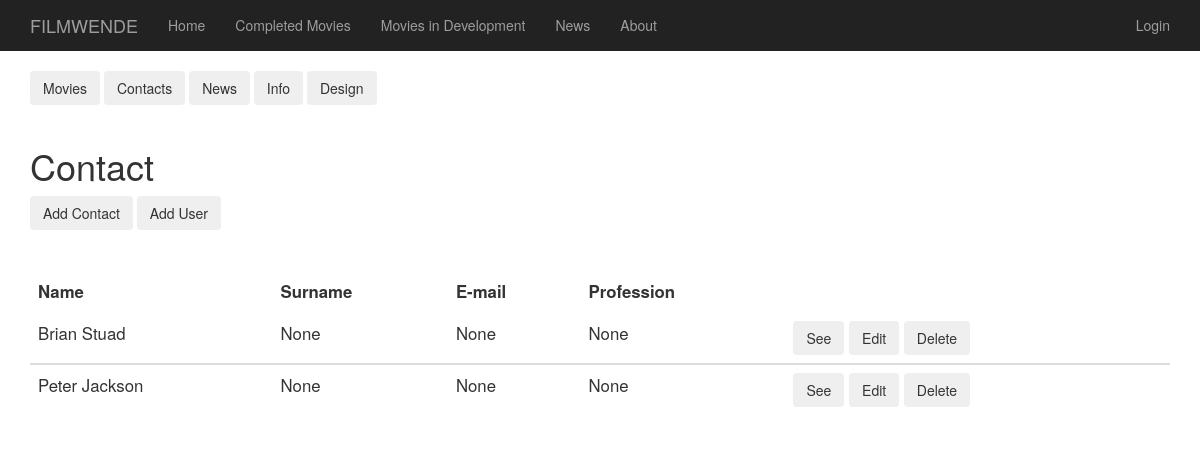
The page /dashboard_contacts on the database its author committed.
### app/models.py (models this page shows, shortened)
class Contact(db.Model):
    __tablename__ = "contacts"
    id = db.Column(db.Integer, primary_key = True)
    name = db.Column(db.String(32))
    surname = db.Column(db.String(32))
    email = db.Column(db.String(120))
    profession = db.Column(db.String(120))

### app/routes.py (the view)
@app.route ('/dashboard_contacts')
def dashboard_contacts():
    contacts = Contact.query.all()
    return render_template('dashboard_contacts.html',contacts=contacts)

### app/templates/dashboard_contacts.html
{% extends "base2.html" %}
{% block content %}
  <div class="container">
  {% include '_dashboard.html' %}
  <div class="col"><hr></div>
  <h1>Contact</h1>
  <button type="button" class="btn btn-outline-secondary" onclick ="window.location = '/edit_contact';"> Add Contact</button>
  <button type="button" class="btn btn-outline-secondary" onclick ="window.location = '/register';"> Add User</button>
  <div class="col"><hr></div>
  {% if contacts | length > 0 %}
  <table class="table">
    <thead>
      <tr>
        <th scope="col">Name</th>
        <th scope="col">Surname</th>
        <th scope="col">E-mail</th>
        <th scope="col">Profession</th>
        <th scope="col"></th>
      </tr>
    </thead>
    {%for contact in contacts%}
    <tbody>
      <tr>
        <td>{{contact.name}}</td>
        <td>{{contact.surname}}</td>
        <td>{{contact.email}}</td>
        <td>{{contact.profession}}</td>
        <td>
          <button type="button" class="btn btn-outline-secondary" onclick ="window.location = '/contacts/{{contact.id}}';"> See </button>
          <button type="button" class="btn btn-outline-secondary" onclick ="window.location = '/edit_contact?id={{contact.id}}';"> Edit </button>
          <button type="button" class="btn btn-outline-secondary" onclick ="window.location = '/delete_contact?id={{contact.id}}';"> Delete </button>
        </td>
      </tr>
    </tbody>
    {%endfor%}
  </table>
{%else%}
  <i>No movie yet.</i>
{%endif%}
  </div>
{%endblock%}

### app/static/mystyle.css (style rules this page uses)
hr { border-color: rgba(255, 255, 255); }
.table>tbody>tr>td, .table>tbody>tr>th, .table>thead>tr>th { border-color: transparent!important; font-size: larger; }
html, body { max-width: 100%; overflow-x: hidden; }

### rows shown on the page
Contact: name "Brian Stuad", surname "None", email "None", profession "None"
Contact: name "Peter Jackson", surname "None", email "None", profession "None"
